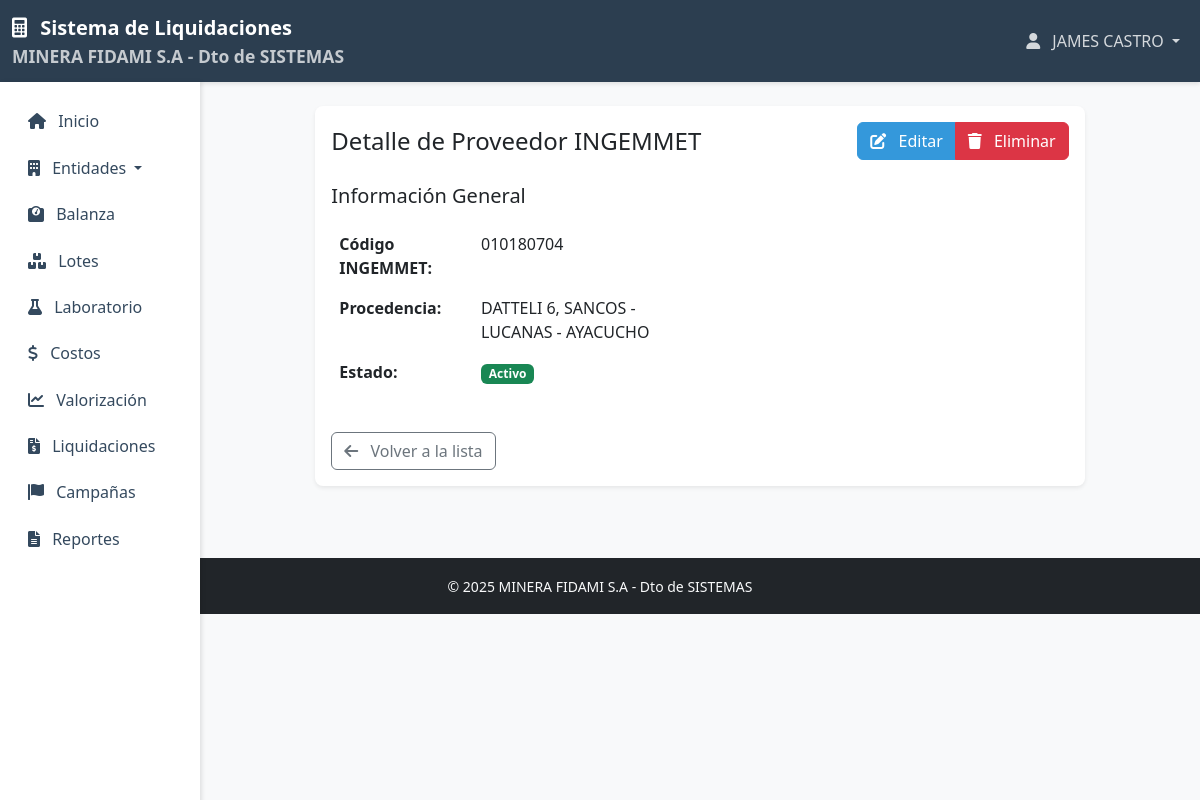
Screenshot of /entidades/proveedores-ingemmet/1/ (signed in) with the database file from the repository.
### usuarios/models.py (models this page shows, shortened)
class Usuario(AbstractUser):
    ROLES = (
        ('planta', 'Planta'),
        ('laboratorio', 'Laboratorio'),
        ('comercial', 'Comercial'),
        ('administrador', 'Administrador'),
    )
    rol = models.CharField(max_length=20, choices=ROLES, default='planta')
    telefono = models.CharField(max_length=15, blank=True, null=True)
    direccion = models.TextField(blank=True, null=True)
    groups = models.ManyToManyField(
        'auth.Group',
        related_name='usuario_set',
        blank=True,
        help_text='The groups this user belongs to. A user will get all permissions granted to each of their groups.',
        verbose_name='groups',
    )
    user_permissions = models.ManyToManyField(
        'auth.Permission',
        related_name='usuario_set',
        blank=True,
        help_text='Specific permissions for this user.',
        verbose_name='user permissions',
    )
    class Meta:
        verbose_name = 'Usuario'
        verbose_name_plural = 'Usuarios'

### entidades/models.py (models this page shows, shortened)
class ProveedorIngemmet(models.Model):
    codigo_ingemmet = models.CharField(max_length=50, unique=True, verbose_name="Código INGEMMET")
    procedencia = models.CharField(max_length=100, verbose_name="Procedencia")
    estado = models.BooleanField(default=True, verbose_name="Estado")
    class Meta:
        verbose_name = 'Código Ingemmet'
        verbose_name_plural = 'Códigos Ingemmet'

### entidades/views.py (the view)
# urls.py: path('proveedores-ingemmet/<int:pk>/', views.proveedor_ingemmet_detail, name='proveedor_ingemmet_detail'),
@permission_required('entidades.view_proveedoringemmet', raise_exception=True)
def proveedor_ingemmet_detail(request, pk):
    proveedor = get_object_or_404(ProveedorIngemmet, pk=pk)
    context = {
        'object': proveedor,
    }
    return render(request, 'entidades/proveedor_ingemmet_detail.html', context)

### templates/entidades/proveedor_ingemmet_detail.html (shortened to what this page needs)
{% extends 'base.html' %}
{% block content %}
<div class="container-fluid py-4">
    <div class="row justify-content-center">
        <div class="col-md-10">
            <div class="card border-0 shadow-sm">
                <div class="card-body">
                    <div class="d-flex justify-content-between align-items-center mb-4">
                        <h4 class="card-title mb-0">Detalle de Proveedor INGEMMET</h4>
                        <div class="btn-group">
                            <a href="{% url 'entidades:proveedor_ingemmet_update' object.pk %}" class="btn btn-primary">
                                <i class="fas fa-edit me-2"></i>
                                Editar
                            </a>
                            <a href="{% url 'entidades:proveedor_ingemmet_delete' object.pk %}" class="btn btn-danger">
                                <i class="fas fa-trash me-2"></i>
                                Eliminar
                            </a>
                        </div>
                    </div>
                    <div class="row">
                        <div class="col-md-6">
                            <h5 class="mb-3">Información General</h5>
                            <table class="table table-borderless">
                                <tr>
                                    <th>Código INGEMMET:</th>
                                    <td>{{ object.codigo_ingemmet }}</td>
                                </tr>
                                <tr>
                                    <th>Procedencia:</th>
                                    <td>{{ object.procedencia }}</td>
                                </tr>
                                <tr>
                                    <th>Estado:</th>
                                    <td>
                                        {% if object.estado %}
                                            <span class="badge bg-success">Activo</span>
                                        {% else %}
                                            <span class="badge bg-danger">Inactivo</span>
                                        {% endif %}
                                    </td>
                                </tr>
                            </table>
                        </div>
                    </div>
                    <div class="mt-4">
                        <a href="{% url 'entidades:proveedor_ingemmet_list' %}" class="btn btn-outline-secondary">
                            <i class="fas fa-arrow-left me-2"></i>
                            Volver a la lista
                        </a>
                    </div>
                </div>
            </div>
        </div>
    </div>
</div>
{% endblock %}

### templates/base.html (shortened to what this page needs)
<!DOCTYPE html>
<html lang="es">
<head>
    <link href="https://cdn.jsdelivr.net/npm/bootstrap@5.3.0/dist/css/bootstrap.min.css" rel="stylesheet">
    <link href="https://cdnjs.cloudflare.com/ajax/libs/font-awesome/6.0.0/css/all.min.css" rel="stylesheet">
</head>
<body>
    <nav class="navbar navbar-expand-lg navbar-dark">
        <div class="container-fluid">
            <a class="navbar-brand" href="{% url 'home' %}">
                <i class="fas fa-calculator me-2"></i>
                Sistema de Liquidaciones
                <div class="small text-light opacity-75">MINERA FIDAMI S.A - Dto de SISTEMAS</div>
            </a>
            <div class="collapse navbar-collapse" id="navbarNav">
                <ul class="navbar-nav ms-auto mb-2 mb-lg-0">
                    {% if user.is_authenticated %}
                    <li class="nav-item dropdown d-none d-lg-block">
                        <a class="nav-link dropdown-toggle" href="#" id="userDropdownDesktop" role="button" data-bs-toggle="dropdown">
                            <i class="fas fa-user me-2"></i>
                            {{ user.get_full_name }}
                        </a>
                    </li>
                    {% else %}
                    <li class="nav-item">
                        <a class="nav-link" href="{% url 'login' %}">Iniciar Sesión</a>
                    </li>
                    {% endif %}
                </ul>
            </div>
        </div>
    </nav>
    <div class="container-fluid">
        <div class="row">
            {% if user.is_authenticated %}
            <div class="col-md-3 col-lg-2 d-md-block sidebar collapse">
                <div class="position-sticky">
                    <ul class="nav flex-column">
                        <li class="nav-item">
                            <a class="nav-link {% if request.resolver_match.url_name == 'home' %}active{% endif %}" href="{% url 'home' %}">
                                <i class="fas fa-home me-2"></i>
                                Inicio
                            </a>
                        </li>
                        <li class="nav-item dropdown">
                            <a class="nav-link dropdown-toggle" href="#" id="entidadesDropdown" role="button" data-bs-toggle="dropdown">
                                <i class="fas fa-building me-2"></i>
                                Entidades
                            </a>
                        </li>
                        <li class="nav-item">
                            <a class="nav-link" href="{% url 'balanza:balanza_list' %}">
                                <i class="fas fa-weight me-2"></i>
                                Balanza
                            </a>
                        </li>
                        <li class="nav-item">
                            <a class="nav-link" href="{% url 'lotes:lote_list' %}">
                                <i class="fas fa-boxes me-2"></i>
                                Lotes
                            </a>
                        </li>
                        <li class="nav-item">
                            <a class="nav-link" href="{% url 'laboratorio:ley_list' %}">
                                <i class="fas fa-flask me-2"></i>
                                Laboratorio
                            </a>
                        </li>
                        <li class="nav-item">
                            <a class="nav-link" href="{% url 'costos:costo_list' %}">
                                <i class="fas fa-dollar-sign me-2"></i>
                                Costos
                            </a>
                        </li>
                        <li class="nav-item">
                            <a class="nav-link" href="{% url 'valorizacion:valorizacion_list' %}">
                                <i class="fas fa-chart-line me-2"></i>
                                Valorización
                            </a>
                        </li>
                        <li class="nav-item">
                            <a class="nav-link" href="{% url 'liquidaciones:liquidacion_list' %}">
                                <i class="fas fa-file-invoice-dollar me-2"></i>
                                Liquidaciones
                            </a>
                        </li>
                        <li class="nav-item">
                            <a class="nav-link" href="{% url 'lotes:campana_list' %}">
                                <i class="fas fa-flag me-2"></i>
                                Campañas
                            </a>
                        </li>
                        <li class="nav-item">
                            <a class="nav-link" href="{% url 'reportes:reporte_list' %}">
                                <i class="fas fa-file-alt me-2"></i>
                                Reportes
                            </a>
                        </li>
                    </ul>
                </div>
            </div>
            {% endif %}
            <main class="{% if user.is_authenticated %}col-md-9 ms-sm-auto col-lg-10 px-md-4{% else %}col-12{% endif %}">
                {% block content %}{% endblock %}
            </main>
        </div>
    </div>
    <footer class="bg-dark text-light py-3 mt-5">
        <div class="container-fluid">
            <div class="row">
                <div class="col-12 text-center">
                    <small>&copy; 2025 MINERA FIDAMI S.A - Dto de SISTEMAS</small>
                </div>
            </div>
        </div>
    </footer>
</body>
</html>

### templates/base.html (style rules this page uses)
:root { --primary-color: #2c3e50; --secondary-color: #34495e; --accent-color: #3498db; }
body { font-family: 'Segoe UI', Tahoma, Geneva, Verdana, sans-serif; background-color: #f8f9fa; }
.navbar { background-color: var(--primary-color); box-shadow: 0 2px 4px rgba(0,0,0,0.1); }
.navbar-brand { color: white !important; font-weight: bold; }
.nav-link { color: rgba(255,255,255,0.8) !important; }
.sidebar { background-color: white; box-shadow: 2px 0 4px rgba(0,0,0,0.1); height: calc(100vh - 56px); position: fixed; padding-top: 1rem; }
.sidebar .nav-link { color: var(--secondary-color) !important; padding: 0.5rem 1rem; margin: 0.2rem 0; border-radius: 0.25rem; }
.card { border: none; box-shadow: 0 2px 4px rgba(0,0,0,0.1); border-radius: 0.5rem; }
.btn-primary { background-color: var(--accent-color); border-color: var(--accent-color); }

### rows the page displays
Usuario: get_full_name "JAMES CASTRO"
ProveedorIngemmet: codigo_ingemmet "010180704", procedencia "DATTELI 6, SANCOS - LUCANAS - AYACUCHO"
